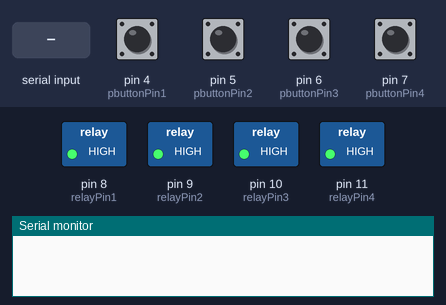
Simulated run of this sketch. Board: Arduino Uno, built with avr-gcc and run on an emulated ATmega328P. On the bench: switched loads named in the sketch (green lamp = pin HIGH), the last lines printed to the serial monitor. Dashed ring = blinking. The test bench sets the inputs (shaded band); at power-on: pin 4 (pbuttonPin1), pin 5 (pbuttonPin2), pin 6 (pbuttonPin3), pin 7 (pbuttonPin4) HIGH.

Above: at 1.0 s.
1.3 s: "1 ON" received over Serial
At 1.69 s:
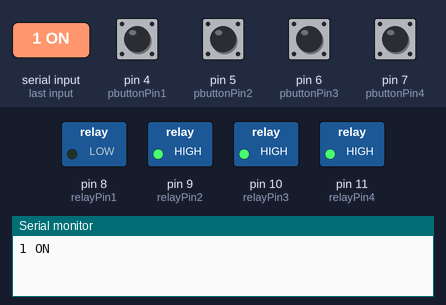
4.3 s: pin 5 (pbuttonPin2) pulled LOW for 0.15 s
At 4.41 s:
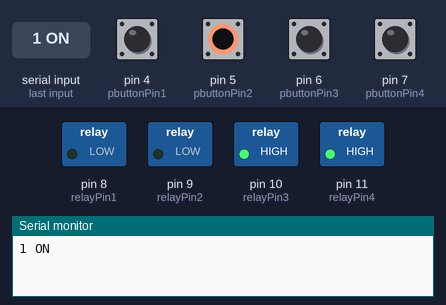
7.3 s: "2 OFF" received over Serial
At 7.66 s:
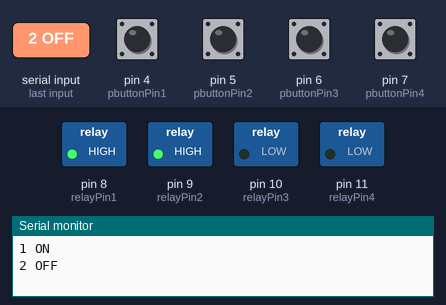
10.3 s: pin 4 (pbuttonPin1) pulled LOW for 0.15 s
13.3 s: pin 6 (pbuttonPin3) pulled LOW for 0.15 s
At 13.44 s:
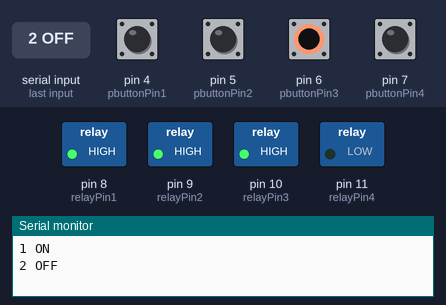
16.3 s: pin 4 (pbuttonPin1) pulled LOW for 1 s
Timing chart, 0 to 20.3 s (numbered marks = the images above; inputs shaded):
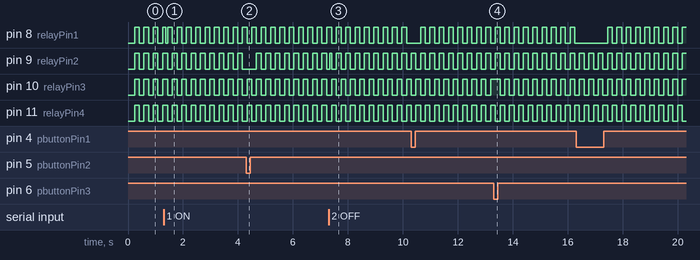

The sketch:

Bluetooth_SmartHome.ino
```cpp
#define DEBOUNCE_TIME   70 //in millisec
int pbuttonPin1 = 4; // connect output to push button
int relayPin1 = 8;   // Connected to relay (LED)

bool PinState[4]= {
  0}; // push value from pin 2
int RelayON[4] = {
  0}; //Relay state variable, High means ON, Low Means Off

int pbuttonPin2 = 5;// connect output to push button 2
int relayPin2 = 9;// Connected to relay 2 (LED)

int pbuttonPin3 = 6;// connect output to push button
int relayPin3 = 10;// Connected to relay (LED)

int pbuttonPin4 = 7;// connect output to push button
int relayPin4 = 11;// Connected to relay (LED)


String readString;

void setup() {

  Serial.begin(9600);
  pinMode(pbuttonPin1, INPUT);
  pinMode(relayPin1, OUTPUT);

  pinMode(pbuttonPin2, INPUT);
  pinMode(relayPin2, OUTPUT);

  pinMode(pbuttonPin3, INPUT);
  pinMode(relayPin3, OUTPUT);

  pinMode(pbuttonPin4, INPUT);
  pinMode(relayPin4, OUTPUT);

}

void loop()
{
  while (Serial.available())
  {
    delay(3);
    char c = Serial.read();
    readString += c;
  }

  if (readString.length() >0) {
    Serial.println(readString);
    if (readString == "1 ON")
    {
      /* Turn Relay ON and save its State */
      digitalWrite(relayPin1, LOW);
      RelayON[0] = HIGH;
    }
    else if (readString == "1 OFF")
    {
      /* Turn Relay OFF and save its State */

      digitalWrite(relayPin1, HIGH);
      RelayON[0] = LOW;

    }
    //relay2
    else if (readString == "2 ON")
    {
      /* Turn Relay ON and save its State */
      digitalWrite(relayPin2, LOW);
      RelayON[1] = HIGH;
    }
    else  if (readString == "2 OFF")
    {
      /* Turn Relay OFF and save its State */
      digitalWrite(relayPin2, HIGH);
      RelayON[1] = LOW;

    }
    //relay3
    else if (readString == "3 ON")
    {
      /* Turn Relay ON and save its State */
      digitalWrite(relayPin3, LOW);
      RelayON[2] = HIGH;
    }
    else if (readString == "3 OFF")
    {
      /* Turn Relay OFF and save its State */
      digitalWrite(relayPin3, HIGH);
      RelayON[2] = LOW;

    }
    //relay4
    else if (readString == "4 ON")
    {
      /* Turn Relay ON and save its State */
      digitalWrite(relayPin4, LOW);
      RelayON[3] = HIGH;
    }
    else if (readString == "4 OFF")
    {
      /* Turn Relay OFF and save its State */
      digitalWrite(relayPin4, HIGH);
      RelayON[3] = LOW;
    }
    else if (readString == "ALL ON")
    {
      digitalWrite(relayPin1, LOW);
      digitalWrite(relayPin2, LOW);
      digitalWrite(relayPin3, LOW);
      digitalWrite(relayPin4, LOW);

      RelayON[0] = HIGH;
      RelayON[1] = HIGH;
      RelayON[2] = HIGH;
      RelayON[3] = HIGH;
    }
    else if (readString == "ALL OFF")
    {
      digitalWrite(relayPin1, HIGH);
      digitalWrite(relayPin2, HIGH);
      digitalWrite(relayPin3, HIGH);
      digitalWrite(relayPin4, HIGH);

      RelayON[0] = LOW;
      RelayON[1] = LOW;
      RelayON[2] = LOW;
      RelayON[3] = LOW;
    }

    readString="";

  }

  // Get Pin s
  ReadPushButton();

  /************* Relay 1 ****************/
  if((PinState[0] == HIGH) && (RelayON[0] == HIGH))
  {
    /* Relay is ON Turn it Off and save its State */
    digitalWrite(relayPin1, HIGH);
    RelayON[0] = LOW;
  }
  else if((PinState[0] == HIGH) && (RelayON[0] == LOW))
  {
    /* Relay is OFF Turn it ON and save its State */
    digitalWrite(relayPin1, LOW);
    RelayON[0] = HIGH;
  }


  /************* Relay 2 ****************/
  if((PinState[1] == HIGH) && (RelayON[1] == HIGH))
  {
    /* Relay is ON Turn it Off and save its State */
    digitalWrite(relayPin2, HIGH);
    RelayON[1] = LOW;
  }
  else if((PinState[1] == HIGH) && (RelayON[1] == LOW))
  {
    /* Relay is OFF Turn it ON and save its State */
    digitalWrite(relayPin2, LOW);
    RelayON[1] = HIGH;
  }

  /************* Relay 3 ****************/
  if((PinState[2] == HIGH) && (RelayON[2] == HIGH))
  {
    /* Relay is ON Turn it Off and save its State */
    digitalWrite(relayPin3, HIGH);
    RelayON[2] = LOW;
  }
  else if((PinState[2] == HIGH) && (RelayON[2] == LOW))
  {
    /* Relay is OFF Turn it ON and save its State */
    digitalWrite(relayPin3, LOW);
    RelayON[2] = HIGH;
  }

  /************* Relay 4 ****************/
  if((PinState[3] == HIGH) && (RelayON[3] == HIGH))
  {
    /* Relay is ON Turn it Off and save its State */
    digitalWrite(relayPin4, HIGH);
    RelayON[3] = LOW;
  }
  else if((PinState[3] == HIGH) && (RelayON[3] == LOW))
  {
    /* Relay is OFF Turn it ON and save its State */
    digitalWrite(relayPin4, LOW);
    RelayON[3] = HIGH;
  }


  delay(100);
}


void ReadPushButton()
{
  /* Read In all 4 pins Status */
  PinState[0] = digitalRead(pbuttonPin1);
  PinState[1] = digitalRead(pbuttonPin2);
  PinState[2] = digitalRead(pbuttonPin3);
  PinState[3] = digitalRead(pbuttonPin4);

  if(PinState[0] || PinState[1] || PinState[2] || PinState[3])
  {
    /* If any of the pin returns High then apply debounce time */
    delay(DEBOUNCE_TIME); //Debounce time

    if(PinState[0] && !digitalRead(pbuttonPin1))
    {
      /* This pin was initially high but became low after debounce time,
       So its not a succesful button press n we clear it */
      PinState[0] = LOW;
    }
    if(PinState[1] && !digitalRead(pbuttonPin2))
    {
      /* This pin was initially high but became low after debounce time,
       So its not a succesful button press n we clear it */
      PinState[1] = LOW;
    }

    if(PinState[2] && !digitalRead(pbuttonPin3))
    {
      /* This pin was initially high but became low after debounce time,
       So its not a succesful button press n we clear it */
      PinState[2] = LOW;
    }

    if(PinState[3] && !digitalRead(pbuttonPin4))
    {
      /* This pin was initially high but became low after debounce time,
       So its not a succesful button press n we clear it */
      PinState[3] = LOW;
    }

  }

}
```

Measured:
- by itself, pin 8 (relayPin1), pin 9 (relayPin2), pin 10 (relayPin3), pin 11 (relayPin4): alternates HIGH for 0.17 s and LOW for 0.17 s
